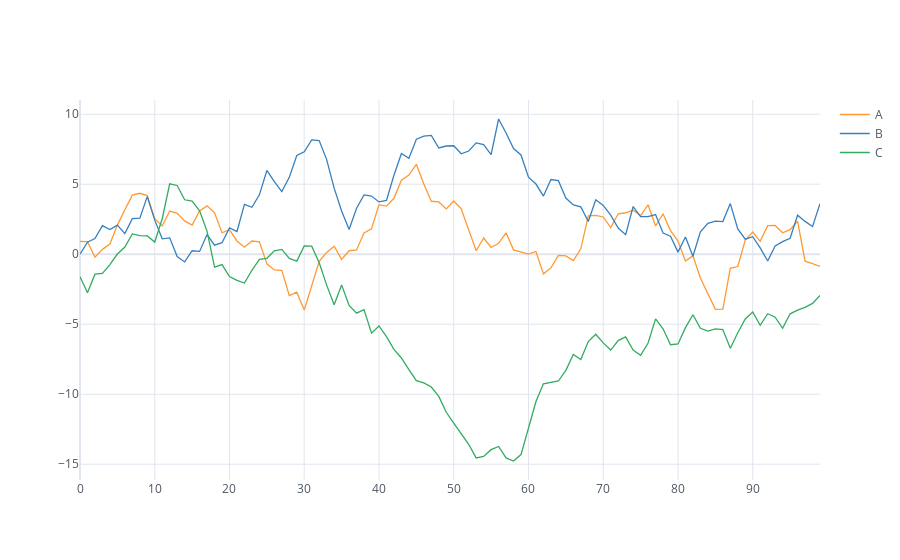

This figure's notebook cell:
### Code cell
df = pd.DataFrame(np.random.randn(100,3),columns = ['A','B','C'])
df['A'] = df['A'].cumsum()
df['B'] = df['B'].cumsum()
df['C'] = df['C'].cumsum()

df.iplot()
